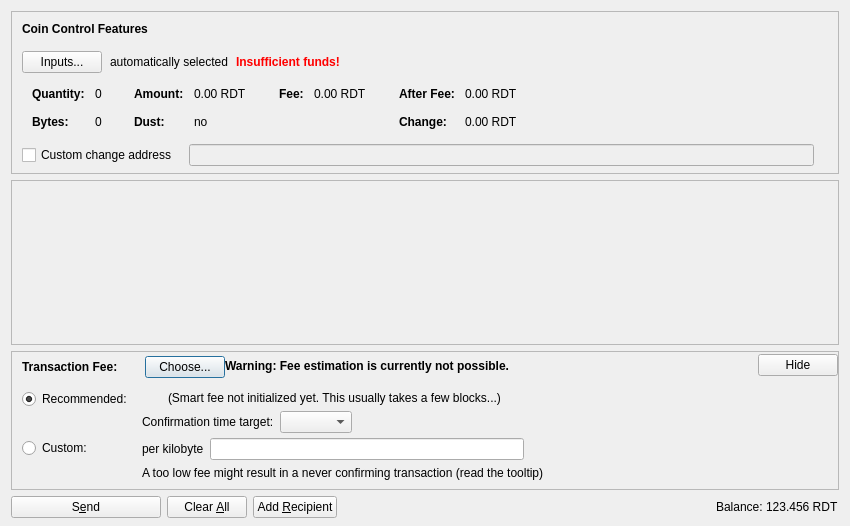
<?xml version="1.0" encoding="UTF-8"?>
<ui version="4.0">
 <class>SendCoinsDialog</class>
 <widget class="QDialog" name="SendCoinsDialog">
  <property name="geometry">
   <rect>
    <x>0</x>
    <y>0</y>
    <width>850</width>
    <height>526</height>
   </rect>
  </property>
  <property name="windowTitle">
   <string>Send Coins</string>
  </property>
  <layout class="QVBoxLayout" name="verticalLayout" stretch="0,1,0,0">
   <property name="bottomMargin">
    <number>8</number>
   </property>
   <item>
    <widget class="QFrame" name="frameCoinControl">
     <property name="sizePolicy">
      <sizepolicy hsizetype="Expanding" vsizetype="Expanding">
       <horstretch>0</horstretch>
       <verstretch>0</verstretch>
      </sizepolicy>
     </property>
     <property name="maximumSize">
      <size>
       <width>16777215</width>
       <height>16777215</height>
      </size>
     </property>
     <property name="frameShape">
      <enum>QFrame::StyledPanel</enum>
     </property>
     <property name="frameShadow">
      <enum>QFrame::Sunken</enum>
     </property>
     <layout class="QVBoxLayout" name="verticalLayoutCoinControl2">
      <property name="spacing">
       <number>0</number>
      </property>
      <property name="leftMargin">
       <number>0</number>
      </property>
      <property name="topMargin">
       <number>0</number>
      </property>
      <property name="rightMargin">
       <number>0</number>
      </property>
      <property name="bottomMargin">
       <number>6</number>
      </property>
      <item>
       <layout class="QVBoxLayout" name="verticalLayoutCoinControl" stretch="0,0,0,0,1">
        <property name="spacing">
         <number>0</number>
        </property>
        <property name="leftMargin">
         <number>10</number>
        </property>
        <property name="topMargin">
         <number>10</number>
        </property>
        <item>
         <layout class="QHBoxLayout" name="horizontalLayoutCoinControl1">
          <property name="bottomMargin">
           <number>15</number>
          </property>
          <item>
           <widget class="QLabel" name="labelCoinControlFeatures">
            <property name="sizePolicy">
             <sizepolicy hsizetype="Preferred" vsizetype="Maximum">
              <horstretch>0</horstretch>
              <verstretch>0</verstretch>
             </sizepolicy>
            </property>
            <property name="font">
             <font>
              <weight>75</weight>
              <bold>true</bold>
             </font>
            </property>
            <property name="styleSheet">
             <string notr="true">font-weight:bold;</string>
            </property>
            <property name="text">
             <string>Coin Control Features</string>
            </property>
           </widget>
          </item>
         </layout>
        </item>
        <item>
         <layout class="QHBoxLayout" name="horizontalLayoutCoinControl2" stretch="0,0,0,0">
          <property name="spacing">
           <number>8</number>
          </property>
          <property name="bottomMargin">
           <number>10</number>
          </property>
          <item>
           <widget class="QPushButton" name="pushButtonCoinControl">
            <property name="styleSheet">
             <string notr="true"/>
            </property>
            <property name="text">
             <string>Inputs...</string>
            </property>
            <property name="autoDefault">
             <bool>false</bool>
            </property>
           </widget>
          </item>
          <item>
           <widget class="QLabel" name="labelCoinControlAutomaticallySelected">
            <property name="text">
             <string>automatically selected</string>
            </property>
            <property name="margin">
             <number>5</number>
            </property>
           </widget>
          </item>
          <item>
           <widget class="QLabel" name="labelCoinControlInsuffFunds">
            <property name="font">
             <font>
              <weight>75</weight>
              <bold>true</bold>
             </font>
            </property>
            <property name="styleSheet">
             <string notr="true">color:red;font-weight:bold;</string>
            </property>
            <property name="text">
             <string>Insufficient funds!</string>
            </property>
            <property name="margin">
             <number>5</number>
            </property>
           </widget>
          </item>
          <item>
           <spacer name="horizontalSpacerCoinControl">
            <property name="orientation">
             <enum>Qt::Horizontal</enum>
            </property>
            <property name="sizeHint" stdset="0">
             <size>
              <width>40</width>
              <height>1</height>
             </size>
            </property>
           </spacer>
          </item>
         </layout>
        </item>
        <item>
         <widget class="QWidget" name="widgetCoinControl" native="true">
          <property name="sizePolicy">
           <sizepolicy hsizetype="Preferred" vsizetype="Preferred">
            <horstretch>0</horstretch>
            <verstretch>0</verstretch>
           </sizepolicy>
          </property>
          <property name="minimumSize">
           <size>
            <width>0</width>
            <height>0</height>
           </size>
          </property>
          <property name="styleSheet">
           <string notr="true"/>
          </property>
          <layout class="QHBoxLayout" name="horizontalLayoutCoinControl5">
           <property name="leftMargin">
            <number>0</number>
           </property>
           <property name="topMargin">
            <number>0</number>
           </property>
           <property name="rightMargin">
            <number>0</number>
           </property>
           <property name="bottomMargin">
            <number>0</number>
           </property>
           <item>
            <layout class="QHBoxLayout" name="horizontalLayoutCoinControl3" stretch="0,0,0,1">
             <property name="spacing">
              <number>20</number>
             </property>
             <property name="topMargin">
              <number>0</number>
             </property>
             <property name="bottomMargin">
              <number>10</number>
             </property>
             <item>
              <layout class="QFormLayout" name="formLayoutCoinControl1">
               <property name="horizontalSpacing">
                <number>10</number>
               </property>
               <property name="verticalSpacing">
                <number>14</number>
               </property>
               <property name="leftMargin">
                <number>10</number>
               </property>
               <property name="topMargin">
                <number>4</number>
               </property>
               <property name="rightMargin">
                <number>6</number>
               </property>
               <item row="0" column="0">
                <widget class="QLabel" name="labelCoinControlQuantityText">
                 <property name="font">
                  <font>
                   <weight>75</weight>
                   <bold>true</bold>
                  </font>
                 </property>
                 <property name="text">
                  <string>Quantity:</string>
                 </property>
                 <property name="margin">
                  <number>0</number>
                 </property>
                </widget>
               </item>
               <item row="0" column="1">
                <widget class="QLabel" name="labelCoinControlQuantity">
                 <property name="cursor">
                  <cursorShape>IBeamCursor</cursorShape>
                 </property>
                 <property name="contextMenuPolicy">
                  <enum>Qt::ActionsContextMenu</enum>
                 </property>
                 <property name="text">
                  <string notr="true">0</string>
                 </property>
                 <property name="margin">
                  <number>0</number>
                 </property>
                 <property name="textInteractionFlags">
                  <set>Qt::LinksAccessibleByMouse|Qt::TextSelectableByKeyboard|Qt::TextSelectableByMouse</set>
                 </property>
                </widget>
               </item>
               <item row="1" column="0">
                <widget class="QLabel" name="labelCoinControlBytesText">
                 <property name="font">
                  <font>
                   <weight>75</weight>
                   <bold>true</bold>
                  </font>
                 </property>
                 <property name="text">
                  <string>Bytes:</string>
                 </property>
                </widget>
               </item>
               <item row="1" column="1">
                <widget class="QLabel" name="labelCoinControlBytes">
                 <property name="cursor">
                  <cursorShape>IBeamCursor</cursorShape>
                 </property>
                 <property name="contextMenuPolicy">
                  <enum>Qt::ActionsContextMenu</enum>
                 </property>
                 <property name="text">
                  <string notr="true">0</string>
                 </property>
                 <property name="textInteractionFlags">
                  <set>Qt::LinksAccessibleByMouse|Qt::TextSelectableByKeyboard|Qt::TextSelectableByMouse</set>
                 </property>
                </widget>
               </item>
              </layout>
             </item>
             <item>
              <layout class="QFormLayout" name="formLayoutCoinControl2">
               <property name="horizontalSpacing">
                <number>10</number>
               </property>
               <property name="verticalSpacing">
                <number>14</number>
               </property>
               <property name="leftMargin">
                <number>6</number>
               </property>
               <property name="topMargin">
                <number>4</number>
               </property>
               <property name="rightMargin">
                <number>6</number>
               </property>
               <item row="0" column="0">
                <widget class="QLabel" name="labelCoinControlAmountText">
                 <property name="font">
                  <font>
                   <weight>75</weight>
                   <bold>true</bold>
                  </font>
                 </property>
                 <property name="text">
                  <string>Amount:</string>
                 </property>
                 <property name="margin">
                  <number>0</number>
                 </property>
                </widget>
               </item>
               <item row="0" column="1">
                <widget class="QLabel" name="labelCoinControlAmount">
                 <property name="cursor">
                  <cursorShape>IBeamCursor</cursorShape>
                 </property>
                 <property name="contextMenuPolicy">
                  <enum>Qt::ActionsContextMenu</enum>
                 </property>
                 <property name="text">
                  <string notr="true">0.00 RDT</string>
                 </property>
                 <property name="textInteractionFlags">
                  <set>Qt::LinksAccessibleByMouse|Qt::TextSelectableByKeyboard|Qt::TextSelectableByMouse</set>
                 </property>
                </widget>
               </item>
               <item row="1" column="0">
                <widget class="QLabel" name="labelCoinControlLowOutputText">
                 <property name="font">
                  <font>
                   <weight>75</weight>
                   <bold>true</bold>
                  </font>
                 </property>
                 <property name="text">
                  <string>Dust:</string>
                 </property>
                </widget>
               </item>
               <item row="1" column="1">
                <widget class="QLabel" name="labelCoinControlLowOutput">
                 <property name="cursor">
                  <cursorShape>IBeamCursor</cursorShape>
                 </property>
                 <property name="contextMenuPolicy">
                  <enum>Qt::ActionsContextMenu</enum>
                 </property>
                 <property name="text">
                  <string notr="true">no</string>
                 </property>
                 <property name="textInteractionFlags">
                  <set>Qt::LinksAccessibleByMouse|Qt::TextSelectableByKeyboard|Qt::TextSelectableByMouse</set>
                 </property>
                </widget>
               </item>
              </layout>
             </item>
             <item>
              <layout class="QFormLayout" name="formLayoutCoinControl3">
               <property name="horizontalSpacing">
                <number>10</number>
               </property>
               <property name="verticalSpacing">
                <number>14</number>
               </property>
               <property name="leftMargin">
                <number>6</number>
               </property>
               <property name="topMargin">
                <number>4</number>
               </property>
               <property name="rightMargin">
                <number>6</number>
               </property>
               <item row="0" column="0">
                <widget class="QLabel" name="labelCoinControlFeeText">
                 <property name="font">
                  <font>
                   <weight>75</weight>
                   <bold>true</bold>
                  </font>
                 </property>
                 <property name="text">
                  <string>Fee:</string>
                 </property>
                 <property name="margin">
                  <number>0</number>
                 </property>
                </widget>
               </item>
               <item row="0" column="1">
                <widget class="QLabel" name="labelCoinControlFee">
                 <property name="cursor">
                  <cursorShape>IBeamCursor</cursorShape>
                 </property>
                 <property name="contextMenuPolicy">
                  <enum>Qt::ActionsContextMenu</enum>
                 </property>
                 <property name="text">
                  <string notr="true">0.00 RDT</string>
                 </property>
                 <property name="textInteractionFlags">
                  <set>Qt::LinksAccessibleByMouse|Qt::TextSelectableByKeyboard|Qt::TextSelectableByMouse</set>
                 </property>
                </widget>
               </item>
              </layout>
             </item>
             <item>
              <layout class="QFormLayout" name="formLayoutCoinControl4">
               <property name="horizontalSpacing">
                <number>10</number>
               </property>
               <property name="verticalSpacing">
                <number>14</number>
               </property>
               <property name="leftMargin">
                <number>6</number>
               </property>
               <property name="topMargin">
                <number>4</number>
               </property>
               <property name="rightMargin">
                <number>6</number>
               </property>
               <item row="0" column="0">
                <widget class="QLabel" name="labelCoinControlAfterFeeText">
                 <property name="font">
                  <font>
                   <weight>75</weight>
                   <bold>true</bold>
                  </font>
                 </property>
                 <property name="text">
                  <string>After Fee:</string>
                 </property>
                 <property name="margin">
                  <number>0</number>
                 </property>
                </widget>
               </item>
               <item row="0" column="1">
                <widget class="QLabel" name="labelCoinControlAfterFee">
                 <property name="cursor">
                  <cursorShape>IBeamCursor</cursorShape>
                 </property>
                 <property name="contextMenuPolicy">
                  <enum>Qt::ActionsContextMenu</enum>
                 </property>
                 <property name="text">
                  <string notr="true">0.00 RDT</string>
                 </property>
                 <property name="textInteractionFlags">
                  <set>Qt::LinksAccessibleByMouse|Qt::TextSelectableByKeyboard|Qt::TextSelectableByMouse</set>
                 </property>
                </widget>
               </item>
               <item row="1" column="0">
                <widget class="QLabel" name="labelCoinControlChangeText">
                 <property name="font">
                  <font>
                   <weight>75</weight>
                   <bold>true</bold>
                  </font>
                 </property>
                 <property name="text">
                  <string>Change:</string>
                 </property>
                </widget>
               </item>
               <item row="1" column="1">
                <widget class="QLabel" name="labelCoinControlChange">
                 <property name="cursor">
                  <cursorShape>IBeamCursor</cursorShape>
                 </property>
                 <property name="contextMenuPolicy">
                  <enum>Qt::ActionsContextMenu</enum>
                 </property>
                 <property name="text">
                  <string notr="true">0.00 RDT</string>
                 </property>
                 <property name="textInteractionFlags">
                  <set>Qt::LinksAccessibleByMouse|Qt::TextSelectableByKeyboard|Qt::TextSelectableByMouse</set>
                 </property>
                </widget>
               </item>
              </layout>
             </item>
            </layout>
           </item>
          </layout>
         </widget>
        </item>
        <item>
         <layout class="QHBoxLayout" name="horizontalLayoutCoinControl4" stretch="0,0,0">
          <property name="spacing">
           <number>12</number>
          </property>
          <property name="sizeConstraint">
           <enum>QLayout::SetDefaultConstraint</enum>
          </property>
          <property name="topMargin">
           <number>5</number>
          </property>
          <property name="rightMargin">
           <number>5</number>
          </property>
          <item>
           <widget class="QCheckBox" name="checkBoxCoinControlChange">
            <property name="toolTip">
             <string>If this is activated, but the change address is empty or invalid, change will be sent to a newly generated address.</string>
            </property>
            <property name="text">
             <string>Custom change address</string>
            </property>
           </widget>
          </item>
          <item>
           <widget class="QValidatedLineEdit" name="lineEditCoinControlChange">
            <property name="enabled">
             <bool>false</bool>
            </property>
            <property name="sizePolicy">
             <sizepolicy hsizetype="Expanding" vsizetype="Fixed">
              <horstretch>0</horstretch>
              <verstretch>0</verstretch>
             </sizepolicy>
            </property>
           </widget>
          </item>
          <item>
           <widget class="QLabel" name="labelCoinControlChangeLabel">
            <property name="sizePolicy">
             <sizepolicy hsizetype="Preferred" vsizetype="Expanding">
              <horstretch>0</horstretch>
              <verstretch>0</verstretch>
             </sizepolicy>
            </property>
            <property name="minimumSize">
             <size>
              <width>0</width>
              <height>0</height>
             </size>
            </property>
            <property name="text">
             <string/>
            </property>
            <property name="margin">
             <number>3</number>
            </property>
           </widget>
          </item>
         </layout>
        </item>
        <item>
         <spacer name="verticalSpacerCoinControl">
          <property name="orientation">
           <enum>Qt::Vertical</enum>
          </property>
          <property name="sizeHint" stdset="0">
           <size>
            <width>800</width>
            <height>1</height>
           </size>
          </property>
         </spacer>
        </item>
       </layout>
      </item>
     </layout>
    </widget>
   </item>
   <item>
    <widget class="QScrollArea" name="scrollArea">
     <property name="widgetResizable">
      <bool>true</bool>
     </property>
     <widget class="QWidget" name="scrollAreaWidgetContents">
      <property name="geometry">
       <rect>
        <x>0</x>
        <y>0</y>
        <width>830</width>
        <height>104</height>
       </rect>
      </property>
      <layout class="QVBoxLayout" name="verticalLayout_2" stretch="0,1">
       <property name="leftMargin">
        <number>0</number>
       </property>
       <property name="topMargin">
        <number>0</number>
       </property>
       <property name="rightMargin">
        <number>0</number>
       </property>
       <property name="bottomMargin">
        <number>0</number>
       </property>
       <item>
        <layout class="QVBoxLayout" name="entries">
         <property name="spacing">
          <number>6</number>
         </property>
        </layout>
       </item>
       <item>
        <spacer name="verticalSpacer">
         <property name="orientation">
          <enum>Qt::Vertical</enum>
         </property>
         <property name="sizeHint" stdset="0">
          <size>
           <width>20</width>
           <height>40</height>
          </size>
         </property>
        </spacer>
       </item>
      </layout>
     </widget>
    </widget>
   </item>
   <item>
    <widget class="QFrame" name="frameFee">
     <property name="sizePolicy">
      <sizepolicy hsizetype="Expanding" vsizetype="Expanding">
       <horstretch>0</horstretch>
       <verstretch>0</verstretch>
      </sizepolicy>
     </property>
     <property name="maximumSize">
      <size>
       <width>16777215</width>
       <height>16777215</height>
      </size>
     </property>
     <property name="frameShape">
      <enum>QFrame::StyledPanel</enum>
     </property>
     <property name="frameShadow">
      <enum>QFrame::Sunken</enum>
     </property>
     <layout class="QVBoxLayout" name="verticalLayoutFee1">
      <property name="spacing">
       <number>0</number>
      </property>
      <property name="leftMargin">
       <number>0</number>
      </property>
      <property name="topMargin">
       <number>0</number>
      </property>
      <property name="rightMargin">
       <number>0</number>
      </property>
      <property name="bottomMargin">
       <number>0</number>
      </property>
      <item>
       <layout class="QVBoxLayout" name="verticalLayoutFee2" stretch="0,0,0">
        <property name="spacing">
         <number>0</number>
        </property>
        <property name="leftMargin">
         <number>10</number>
        </property>
        <property name="topMargin">
         <number>0</number>
        </property>
        <item>
         <layout class="QHBoxLayout" name="horizontalLayoutFee1">
          <property name="bottomMargin">
           <number>0</number>
          </property>
          <item>
           <layout class="QVBoxLayout" name="verticalLayoutFee7">
            <property name="spacing">
             <number>0</number>
            </property>
            <item>
             <spacer name="verticalSpacerSmartFee">
              <property name="orientation">
               <enum>Qt::Vertical</enum>
              </property>
              <property name="sizeType">
               <enum>QSizePolicy::Fixed</enum>
              </property>
              <property name="sizeHint" stdset="0">
               <size>
                <width>1</width>
                <height>4</height>
               </size>
              </property>
             </spacer>
            </item>
            <item>
             <layout class="QHBoxLayout" name="horizontalLayoutSmartFee">
              <property name="spacing">
               <number>10</number>
              </property>
              <item>
               <widget class="QLabel" name="labelFeeHeadline">
                <property name="sizePolicy">
                 <sizepolicy hsizetype="Preferred" vsizetype="Maximum">
                  <horstretch>0</horstretch>
                  <verstretch>0</verstretch>
                 </sizepolicy>
                </property>
                <property name="font">
                 <font>
                  <weight>75</weight>
                  <bold>true</bold>
                 </font>
                </property>
                <property name="styleSheet">
                 <string notr="true">font-weight:bold;</string>
                </property>
                <property name="text">
                 <string>Transaction Fee:</string>
                </property>
               </widget>
              </item>
              <item>
               <widget class="QLabel" name="labelFeeMinimized">
                <property name="text">
                 <string/>
                </property>
               </widget>
              </item>
              <item>
               <widget class="QPushButton" name="buttonChooseFee">
                <property name="text">
                 <string>Choose...</string>
                </property>
               </widget>
              </item>
             </layout>
            </item>
            <item>
             <spacer name="verticalSpacer_5">
              <property name="orientation">
               <enum>Qt::Vertical</enum>
              </property>
              <property name="sizeHint" stdset="0">
               <size>
                <width>1</width>
                <height>1</height>
               </size>
              </property>
             </spacer>
            </item>
           </layout>
          </item>
          <item>
           <widget class="QLabel" name="fallbackFeeWarningLabel">
            <property name="toolTip">
             <string>Using the fallbackfee can result in sending a transaction that will take several hours or days (or never) to confirm. Consider choosing your fee manually or wait until you have validated the complete chain.</string>
            </property>
            <property name="font">
            <font>
                <weight>75</weight>
                <bold>true</bold>
            </font>
            </property>
            <property name="text">
             <string>Warning: Fee estimation is currently not possible.</string>
            </property>
            <property name="wordWrap">
             <bool>false</bool>
            </property>
           </widget>
          </item>
          <item>
           <spacer name="horizontalSpacer_4">
            <property name="orientation">
             <enum>Qt::Horizontal</enum>
            </property>
            <property name="sizeType">
             <enum>QSizePolicy::MinimumExpanding</enum>
            </property>
            <property name="sizeHint" stdset="0">
             <size>
              <width>40</width>
              <height>20</height>
             </size>
            </property>
           </spacer>
          </item>
          <item>
           <widget class="QPushButton" name="buttonMinimizeFee">
            <property name="toolTip">
             <string>collapse fee-settings</string>
            </property>
            <property name="text">
             <string>Hide</string>
            </property>
           </widget>
          </item>
         </layout>
        </item>
        <item>
         <widget class="QFrame" name="frameFeeSelection">
          <layout class="QVBoxLayout" name="verticalLayoutFee12">
           <property name="spacing">
            <number>0</number>
           </property>
           <property name="leftMargin">
            <number>0</number>
           </property>
           <property name="topMargin">
            <number>0</number>
           </property>
           <property name="rightMargin">
            <number>0</number>
           </property>
           <property name="bottomMargin">
            <number>0</number>
           </property>
           <item>
            <layout class="QGridLayout" name="gridLayoutFee">
             <property name="topMargin">
              <number>10</number>
             </property>
             <property name="bottomMargin">
              <number>4</number>
             </property>
             <property name="horizontalSpacing">
              <number>10</number>
             </property>
             <property name="verticalSpacing">
              <number>4</number>
             </property>
             <item row="1" column="1">
              <layout class="QVBoxLayout" name="verticalLayoutFee8">
               <property name="spacing">
                <number>6</number>
               </property>
               <item>
                <layout class="QHBoxLayout" name="horizontalLayoutFee13">
                 <item>
                  <widget class="QLabel" name="labelCustomPerKilobyte">
                   <property name="toolTip">
                    <string>Specify a custom fee per kB (1,000 bytes) of the transaction's virtual size.

Note:  Since the fee is calculated on a per-byte basis, a fee of "100 satoshis per kB" for a transaction size of 500 bytes (half of 1 kB) would ultimately yield a fee of only 50 satoshis.</string>
                   </property>
                   <property name="text">
                    <string>per kilobyte</string>
                   </property>
                  </widget>
                 </item>
                 <item>
                  <widget class="BitcoinAmountField" name="customFee"/>
                 </item>
                 <item>
                  <spacer name="horizontalSpacer_6">
                   <property name="orientation">
                    <enum>Qt::Horizontal</enum>
                   </property>
                   <property name="sizeHint" stdset="0">
                    <size>
                     <width>1</width>
                     <height>1</height>
                    </size>
                   </property>
                  </spacer>
                 </item>
                </layout>
               </item>
               <item>
                <layout class="QHBoxLayout" name="horizontalLayoutFee8">
                 <item>
                  <widget class="QLabel" name="labelCustomFeeWarning">
                   <property name="enabled">
                    <bool>true</bool>
                   </property>
                   <property name="toolTip">
                    <string>When there is less transaction volume than space in the blocks, miners as well as relaying nodes may enforce a minimum fee. Paying only this minimum fee is just fine, but be aware that this can result in a never confirming transaction once there is more demand for reditcoin transactions than the network can process.</string>
                   </property>
                   <property name="text">
                    <string>A too low fee might result in a never confirming transaction (read the tooltip)</string>
                   </property>
                  </widget>
                 </item>
                 <item>
                  <spacer name="horizontalSpacer_2">
                   <property name="orientation">
                    <enum>Qt::Horizontal</enum>
                   </property>
                   <property name="sizeHint" stdset="0">
                    <size>
                     <width>1</width>
                     <height>1</height>
                    </size>
                   </property>
                  </spacer>
                 </item>
                </layout>
               </item>
              </layout>
             </item>
             <item row="0" column="0">
              <layout class="QVBoxLayout" name="verticalLayoutFee4" stretch="0,1">
               <item>
                <widget class="QRadioButton" name="radioSmartFee">
                 <property name="text">
                  <string>Recommended:</string>
                 </property>
                 <property name="checked">
                  <bool>true</bool>
                 </property>
                 <attribute name="buttonGroup">
                  <string notr="true">groupFee</string>
                 </attribute>
                </widget>
               </item>
               <item>
                <spacer name="verticalSpacer_2">
                 <property name="orientation">
                  <enum>Qt::Vertical</enum>
                 </property>
                 <property name="sizeHint" stdset="0">
                  <size>
                   <width>1</width>
                   <height>1</height>
                  </size>
                 </property>
                </spacer>
               </item>
              </layout>
             </item>
             <item row="1" column="0">
              <layout class="QVBoxLayout" name="verticalLayoutFee9" stretch="0,1">
               <item>
                <widget class="QRadioButton" name="radioCustomFee">
                 <property name="text">
                  <string>Custom:</string>
                 </property>
                 <attribute name="buttonGroup">
                  <string notr="true">groupFee</string>
                 </attribute>
                </widget>
               </item>
               <item>
                <spacer name="verticalSpacer_6">
                 <property name="orientation">
                  <enum>Qt::Vertical</enum>
                 </property>
                 <property name="sizeHint" stdset="0">
                  <size>
                   <width>1</width>
                   <height>1</height>
                  </size>
                 </property>
                </spacer>
               </item>
              </layout>
             </item>
             <item row="0" column="1">
              <layout class="QVBoxLayout" name="verticalLayoutFee3" stretch="0,0,1">
               <property name="spacing">
                <number>6</number>
               </property>
               <property name="topMargin">
                <number>2</number>
               </property>
               <item>
                <layout class="QHBoxLayout" name="horizontalLayoutFee12">
                 <item>
                  <widget class="QLabel" name="labelSmartFee">
                   <property name="text">
                    <string/>
                   </property>
                  </widget>
                 </item>
                 <item>
                  <widget class="QLabel" name="labelFeeEstimation">
                   <property name="text">
                    <string/>
                   </property>
                  </widget>
                 </item>
                 <item>
                  <widget class="QLabel" name="labelSmartFee2">
                   <property name="text">
                    <string>(Smart fee not initialized yet. This usually takes a few blocks...)</string>
                   </property>
                  </widget>
                 </item>
                 <item>
                  <spacer name="horizontalSpacer_5">
                   <property name="orientation">
                    <enum>Qt::Horizontal</enum>
                   </property>
                   <property name="sizeHint" stdset="0">
                    <size>
                     <width>1</width>
                     <height>1</height>
                    </size>
                   </property>
                  </spacer>
                 </item>
                </layout>
               </item>
               <item>
                <layout class="QHBoxLayout" name="horizontalLayoutFee9">
                 <item>
                  <layout class="QVBoxLayout" name="verticalLayoutFee6">
                   <item>
                    <widget class="QLabel" name="labelSmartFee3">
                     <property name="text">
                      <string>Confirmation time target:</string>
                     </property>
                    </widget>
                   </item>
                  </layout>
                 </item>
                 <item>
                  <layout class="QVBoxLayout" name="verticalLayoutFee5">
                   <property name="rightMargin">
                    <number>30</number>
                   </property>
                   <item>
                    <layout class="QHBoxLayout" name="horizontalLayoutConfTarget">
                     <property name="bottomMargin">
                      <number>0</number>
                     </property>
                     <item>
                      <widget class="QComboBox" name="confTargetSelector"/>
                     </item>
                     <item>
                      <spacer name="horizontalSpacerConfTarget">
                       <property name="orientation">
                        <enum>Qt::Horizontal</enum>
                       </property>
                       <property name="sizeHint" stdset="0">
                        <size>
                         <width>40</width>
                         <height>20</height>
                        </size>
                       </property>
                      </spacer>
                     </item>
                    </layout>
                   </item>
                  </layout>
                 </item>
                </layout>
               </item>
               <item>
                <spacer name="verticalSpacer_4">
                 <property name="orientation">
                  <enum>Qt::Vertical</enum>
                 </property>
                 <property name="sizeHint" stdset="0">
                  <size>
                   <width>1</width>
                   <height>1</height>
                  </size>
                 </property>
                </spacer>
               </item>
              </layout>
             </item>
            </layout>
           </item>
          </layout>
         </widget>
        </item>
        <item>
         <spacer name="verticalSpacerFee">
          <property name="orientation">
           <enum>Qt::Vertical</enum>
          </property>
          <property name="sizeHint" stdset="0">
           <size>
            <width>40</width>
            <height>5</height>
           </size>
          </property>
         </spacer>
        </item>
       </layout>
      </item>
     </layout>
    </widget>
   </item>
   <item>
    <layout class="QHBoxLayout" name="horizontalLayout">
     <item>
      <widget class="QPushButton" name="sendButton">
       <property name="minimumSize">
        <size>
         <width>150</width>
         <height>0</height>
        </size>
       </property>
       <property name="toolTip">
        <string>Confirm the send action</string>
       </property>
       <property name="text">
        <string>S&amp;end</string>
       </property>
       <property name="icon">
        <iconset resource="../bitcoin.qrc">
         <normaloff>:/icons/send</normaloff>:/icons/send</iconset>
       </property>
       <property name="autoDefault">
        <bool>false</bool>
       </property>
       <property name="default">
        <bool>false</bool>
       </property>
      </widget>
     </item>
     <item>
      <widget class="QPushButton" name="clearButton">
       <property name="sizePolicy">
        <sizepolicy hsizetype="Minimum" vsizetype="Fixed">
         <horstretch>0</horstretch>
         <verstretch>0</verstretch>
        </sizepolicy>
       </property>
       <property name="toolTip">
        <string>Clear all fields of the form.</string>
       </property>
       <property name="text">
        <string>Clear &amp;All</string>
       </property>
       <property name="icon">
        <iconset resource="../bitcoin.qrc">
         <normaloff>:/icons/remove</normaloff>:/icons/remove</iconset>
       </property>
       <property name="autoDefault">
        <bool>false</bool>
       </property>
      </widget>
     </item>
     <item>
      <widget class="QPushButton" name="addButton">
       <property name="toolTip">
        <string>Send to multiple recipients at once</string>
       </property>
       <property name="text">
        <string>Add &amp;Recipient</string>
       </property>
       <property name="icon">
        <iconset resource="../bitcoin.qrc">
         <normaloff>:/icons/add</normaloff>:/icons/add</iconset>
       </property>
       <property name="autoDefault">
        <bool>false</bool>
       </property>
      </widget>
     </item>
     <item>
      <spacer name="horizontalSpacer">
       <property name="orientation">
        <enum>Qt::Horizontal</enum>
       </property>
       <property name="sizeHint" stdset="0">
        <size>
         <width>40</width>
         <height>20</height>
        </size>
       </property>
      </spacer>
     </item>
     <item>
      <layout class="QHBoxLayout" name="horizontalLayout_2">
       <property name="spacing">
        <number>3</number>
       </property>
       <item>
        <widget class="QLabel" name="label">
         <property name="sizePolicy">
          <sizepolicy hsizetype="Preferred" vsizetype="Fixed">
           <horstretch>0</horstretch>
           <verstretch>0</verstretch>
          </sizepolicy>
         </property>
         <property name="text">
          <string>Balance:</string>
         </property>
        </widget>
       </item>
       <item>
        <widget class="QLabel" name="labelBalance">
         <property name="sizePolicy">
          <sizepolicy hsizetype="Preferred" vsizetype="Fixed">
           <horstretch>0</horstretch>
           <verstretch>0</verstretch>
          </sizepolicy>
         </property>
         <property name="cursor">
          <cursorShape>IBeamCursor</cursorShape>
         </property>
         <property name="text">
          <string notr="true">123.456 RDT</string>
         </property>
         <property name="textInteractionFlags">
          <set>Qt::LinksAccessibleByMouse|Qt::TextSelectableByKeyboard|Qt::TextSelectableByMouse</set>
         </property>
        </widget>
       </item>
      </layout>
     </item>
    </layout>
   </item>
  </layout>
 </widget>
 <customwidgets>
  <customwidget>
   <class>QValidatedLineEdit</class>
   <extends>QLineEdit</extends>
   <header>qt/qvalidatedlineedit.h</header>
  </customwidget>
  <customwidget>
   <class>BitcoinAmountField</class>
   <extends>QLineEdit</extends>
   <header>qt/bitcoinamountfield.h</header>
   <container>1</container>
  </customwidget>
 </customwidgets>
 <resources>
  <include location="../bitcoin.qrc"/>
 </resources>
 <connections/>
 <buttongroups>
  <buttongroup name="groupFee"/>
 </buttongroups>
</ui>
